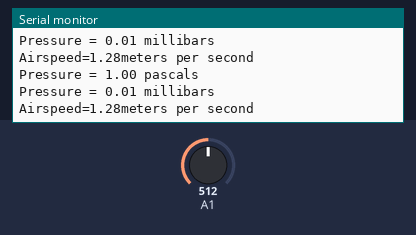
Bench run of a sketch on a simulated Arduino Uno, built with avr-gcc and run on an emulated ATmega328P. On the bench: the last lines printed to the serial monitor. Inputs (shaded band) come from the test bench; at power-on: A1 = 512.

Above: at 1.8 s.
1.9 s: A1 set to 716
At 2.9 s:
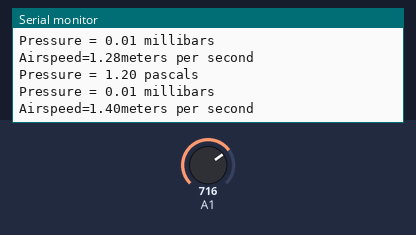
3.4 s: A1 set to 900
At 4.9 s:
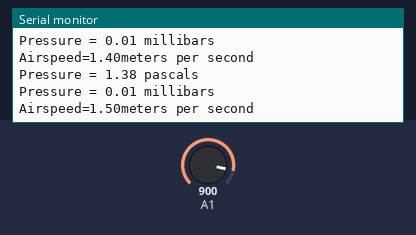
Timing chart, 0 to 6.4 s (numbered marks = the images above; inputs shaded):
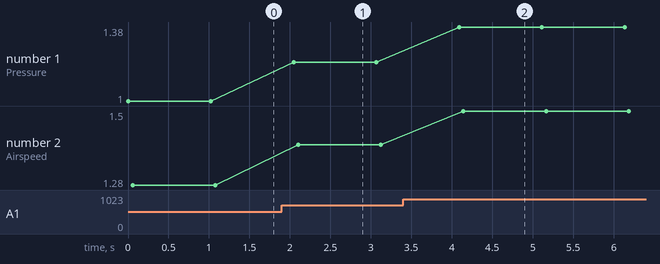

Measured:
- after the input at 1.9 s, the serial monitor: prints a new line after 0.15 s (image 1)
- after the input at 3.4 s, the serial monitor: prints a new line after 0.69 s (image 2)
- plotted number 1: 1 → 1.2 after the input at 1.9 s, 1.2 → 1.38 after the input at 3.4 s
- plotted number 2: 1.28 → 1.4 after the input at 1.9 s, 1.4 → 1.5 after the input at 3.4 s

The sketch:

Pitot_Tube.ino
```cpp
void setup() {
    Serial.begin(9600);
}

void loop(){
    float pressure = readPressure(A1);
    float millibars = pressure/100;
    float airspeed= sqrt ((2.0 * pressure)/1.225);


    Serial.println();
    Serial.print("Pressure = ");
    Serial.print(pressure);
    Serial.println(" pascals");
    Serial.print("Pressure = ");
    Serial.print(millibars);
    Serial.println(" millibars");
    Serial.print("Airspeed=");
    Serial.print(airspeed);
    Serial.println("meters per second");
    delay(1000);
}

//Reads pressure from the given A1.

float readPressure(int A1){
    int pressureValue = analogRead(A1);
    float pressure=((pressureValue/1023.0)+0.5);
    // Returns a value in Pascals
    return pressure;
    //int airspeed=
    //float airspeed = sqrt ( (2.0 * pressureValue)/1.225);
    //return airspeed;

 //Serial.println(airspeed);

}
```
